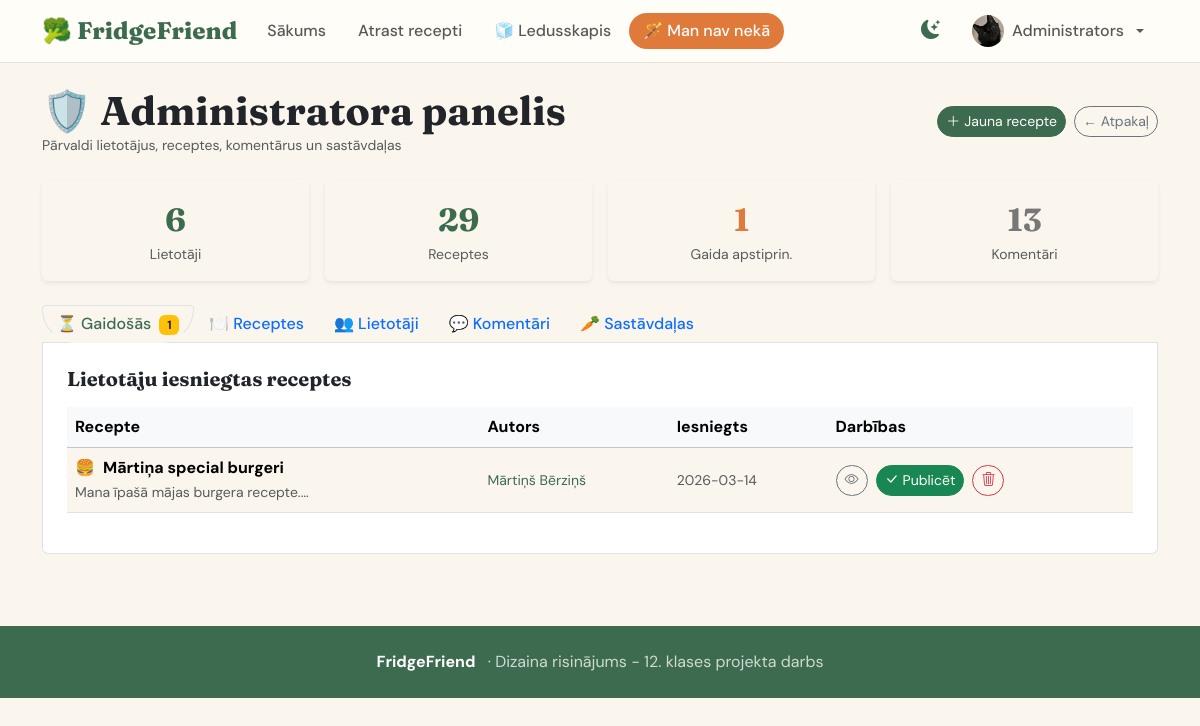
The page /admin (signed in) on the database its author committed.
### tables this page shows
CREATE TABLE users (
            id            INTEGER PRIMARY KEY AUTOINCREMENT,
            username      TEXT    UNIQUE NOT NULL,
            email         TEXT    UNIQUE NOT NULL,
            password_hash TEXT    NOT NULL,
            display_name  TEXT,
            bio           TEXT,
            profile_pic   TEXT,
            is_admin      INTEGER DEFAULT 0,
            created_at    TEXT    DEFAULT CURRENT_TIMESTAMP
        );

CREATE TABLE recipes (
            id           INTEGER PRIMARY KEY AUTOINCREMENT,
            name         TEXT    NOT NULL,
            emoji        TEXT    DEFAULT "🍽️",
            time_minutes INTEGER DEFAULT 15,
            cost_eur     REAL    DEFAULT 1.0,
            difficulty   TEXT    DEFAULT "Viegli",
            serves       TEXT    DEFAULT "1 porcija",
            tip          TEXT,
            description  TEXT,
            created_by   INTEGER,
            is_official  INTEGER DEFAULT 1,
            is_public    INTEGER DEFAULT 1,
            created_at   TEXT    DEFAULT CURRENT_TIMESTAMP,
            FOREIGN KEY(created_by) REFERENCES users(id) ON DELETE SET NULL
        );

### app.py (the view)
@app.route('/admin')
@admin_required
def admin_index():
    return render_template('admin/index.html',
        all_users=users.get_all(), pending=recipes.get_pending_review(),
        all_recipes=recipes.get_all_public(), all_comments=comments.get_all(),
        all_ings=ings.get_all())

### app.py (called while the page is built)
def get_current_user():
    if 'user_id' in session:
        return users.get_by_id(session['user_id'])
    return None

def admin_required(f):
    @wraps(f)
    def decorated(*args, **kwargs):
        user = get_current_user()
        if not user or not user['is_admin']:
            flash('Nav administratora piekļuves tiesību.', 'danger')
            return redirect(url_for('sakums'))
        return f(*args, **kwargs)
    return decorated

@app.context_processor
def inject_user():
    return dict(current_user=get_current_user())

### models.py (called while the page is built)
    def connect(self):
        conn = sqlite3.connect(self.path)
        conn.row_factory = sqlite3.Row
        conn.execute("PRAGMA foreign_keys = ON")
        return conn

    def fetchone(self, sql, params=()):
        conn = self.connect()
        try:
            return conn.execute(sql, params).fetchone()
        finally:
            conn.close()

    def fetchall(self, sql, params=()):
        conn = self.connect()
        try:
            return conn.execute(sql, params).fetchall()
        finally:
            conn.close()

    def get_by_id(self, uid):
        return self.db.fetchone("SELECT * FROM users WHERE id=?", (uid,))

    def get_all(self):
        return self.db.fetchall("SELECT * FROM users ORDER BY created_at DESC")

    def get_all_public(self):
        return self.db.fetchall(
            """SELECT r.*,
                      (SELECT COUNT(*) FROM recipe_likes WHERE recipe_id=r.id) as like_count
               FROM recipes r WHERE r.is_public=1 AND r.is_official=1
               ORDER BY like_count DESC"""
        )

    def get_pending_review(self):
        return self.db.fetchall(
            """SELECT r.*, u.username as creator_username, u.display_name as creator_display
               FROM recipes r JOIN users u ON r.created_by=u.id
               WHERE r.is_official=0
               ORDER BY r.created_at DESC"""
        )

    def get_all(self):
        return self.db.fetchall(
            """SELECT c.*, u.username, r.name as recipe_name
               FROM comments c
               LEFT JOIN users u ON c.user_id=u.id
               LEFT JOIN recipes r ON c.recipe_id=r.id
               ORDER BY c.created_at DESC"""
        )

    def get_all(self):
        return self.db.fetchall("SELECT * FROM ingredients ORDER BY category, name")

### templates/admin/index.html (shortened to what this page needs)
{% extends "base.html" %}
{% block content %}
<div class="container-xl py-4">
  <div class="d-flex align-items-center gap-3 mb-4 flex-wrap">
    <div>
      <h1 class="ff-display fw-bold mb-0">🛡️ Administratora panelis</h1>
      <p class="text-muted small mb-0">Pārvaldi lietotājus, receptes, komentārus un sastāvdaļas</p>
    </div>
    <div class="ms-auto d-flex gap-2">
      <a href="{{ url_for('admin_jauna_recepte') }}" class="btn btn-primary btn-sm btn-pill"><i class="bi bi-plus-lg me-1"></i>Jauna recepte</a>
      <a href="{{ url_for('sakums') }}" class="btn btn-outline-secondary btn-sm btn-pill">← Atpakaļ</a>
    </div>
  </div>
  <div class="row g-3 mb-4">
    <div class="col-6 col-md-3"><div class="card border-0 shadow-sm text-center p-3"><div class="ff-display fw-bold ff-green-text" style="font-size:2rem">{{ all_users|length }}</div><div class="small text-muted">Lietotāji</div></div></div>
    <div class="col-6 col-md-3"><div class="card border-0 shadow-sm text-center p-3"><div class="ff-display fw-bold ff-green-text" style="font-size:2rem">{{ all_recipes|length }}</div><div class="small text-muted">Receptes</div></div></div>
    <div class="col-6 col-md-3"><div class="card border-0 shadow-sm text-center p-3"><div class="ff-display fw-bold ff-orange-text" style="font-size:2rem">{{ pending|length }}</div><div class="small text-muted">Gaida apstiprin.</div></div></div>
    <div class="col-6 col-md-3"><div class="card border-0 shadow-sm text-center p-3"><div class="ff-display fw-bold" style="font-size:2rem;color:#777">{{ all_comments|length }}</div><div class="small text-muted">Komentāri</div></div></div>
  </div>
  <ul class="nav nav-tabs" id="adminTabs">
    <li class="nav-item"><a class="nav-link active" data-bs-toggle="tab" href="#pending">⏳ Gaidošās <span class="badge bg-warning text-dark ms-1">{{ pending|length }}</span></a></li>
    <li class="nav-item"><a class="nav-link" data-bs-toggle="tab" href="#recipes">🍽️ Receptes</a></li>
    <li class="nav-item"><a class="nav-link" data-bs-toggle="tab" href="#users">👥 Lietotāji</a></li>
    <li class="nav-item"><a class="nav-link" data-bs-toggle="tab" href="#comments">💬 Komentāri</a></li>
    <li class="nav-item"><a class="nav-link" data-bs-toggle="tab" href="#ingredients">🥕 Sastāvdaļas</a></li>
  </ul>
  <div class="tab-content border border-top-0 rounded-bottom p-4 bg-body">
    <div class="tab-pane fade show active" id="pending">
      <h5 class="ff-display fw-bold mb-3">Lietotāju iesniegtas receptes</h5>
      {% if not pending %}<p class="text-muted fst-italic">Nav gaidošu recepšu. 🎉</p>
      {% else %}
      <div class="table-responsive"><table class="table table-hover align-middle table-admin">
        <thead class="table-light"><tr><th>Recepte</th><th>Autors</th><th>Iesniegts</th><th>Darbības</th></tr></thead>
        <tbody>{% for r in pending %}<tr>
          <td><span class="me-2">{{ r.emoji }}</span><strong>{{ r.name }}</strong><br><span class="text-muted small">{{ (r.description or '')[:60] }}…</span></td>
          <td><a href="{{ url_for('publiskais_profils', username=r.creator_username) }}" class="text-decoration-none ff-green-text small">{{ r.creator_display or r.creator_username }}</a></td>
          <td class="small text-muted">{{ (r.created_at or '')[:10] }}</td>
          <td><div class="d-flex gap-2 flex-wrap">
            <a href="{{ url_for('recepte', recipe_id=r.id) }}" class="btn btn-outline-secondary btn-sm btn-pill" target="_blank"><i class="bi bi-eye"></i></a>
            <form method="POST" action="{{ url_for('admin_publicet', recipe_id=r.id) }}" class="m-0"><button type="submit" class="btn btn-success btn-sm btn-pill"><i class="bi bi-check-lg me-1"></i>Publicēt</button></form>
            <form method="POST" action="{{ url_for('admin_dzest_recepti', recipe_id=r.id) }}" class="m-0"><button type="submit" class="btn btn-outline-danger btn-sm btn-pill" onclick="return confirm('Dzest?')"><i class="bi bi-trash3"></i></button></form>
          </div></td>
        </tr>{% endfor %}</tbody>
      </table></div>{% endif %}
    </div>
  </div>
</div>
{% endblock %}

### templates/base.html (shortened to what this page needs)
<!DOCTYPE html>
<html lang="lv" data-bs-theme="light">
<head>
  <link href="https://cdn.jsdelivr.net/npm/bootstrap@5.3.3/dist/css/bootstrap.min.css" rel="stylesheet">
  <link href="https://cdn.jsdelivr.net/npm/bootstrap-icons@1.11.3/font/bootstrap-icons.min.css" rel="stylesheet">
  <link rel="stylesheet" href="{{ url_for('static', filename='style.css') }}">
</head>
<body class="page-fade">
<nav class="navbar navbar-expand-lg sticky-top">
  <div class="container-xl">
    <a class="navbar-brand" href="{{ url_for('sakums') }}">🥦 FridgeFriend</a>
    <div class="collapse navbar-collapse" id="navMenu">
      <ul class="navbar-nav me-auto gap-1">
        <li class="nav-item">
          <a class="nav-link {% if request.endpoint=='sakums' %}active{% endif %}" href="{{ url_for('sakums') }}">Sākums</a>
        </li>
        <li class="nav-item">
          <a class="nav-link {% if request.endpoint in ['sastavdalas','receptes','recepte'] %}active{% endif %}" href="{{ url_for('sastavdalas') }}">Atrast recepti</a>
        </li>
        <li class="nav-item">
          <a class="nav-link {% if request.endpoint=='mans_ledusskapis' %}active{% endif %}" href="{{ url_for('mans_ledusskapis') }}">🧊 Ledusskapis</a>
        </li>
        <li class="nav-item">
          <a class="nav-link btn-orange {% if request.endpoint=='mann_nav' %}active{% endif %}" href="{{ url_for('mann_nav') }}">🪄 Man nav nekā</a>
        </li>
      </ul>
      <ul class="navbar-nav align-items-center gap-2">
        <li class="nav-item">
          <button id="darkToggle" title="Tumšais/gaišais režīms">
            <i class="bi bi-moon-stars-fill" id="darkIcon"></i>
          </button>
        </li>
        {% if current_user %}
        <li class="nav-item dropdown">
          <a class="nav-link dropdown-toggle d-flex align-items-center gap-2" href="#" data-bs-toggle="dropdown">
            <div class="nav-avatar">
              {% if current_user.profile_pic %}
                <img src="{{ url_for('static', filename='uploads/avatars/' + current_user.profile_pic) }}" alt="">
              {% else %}
                {{ (current_user.display_name or current_user.username)[0].upper() }}
              {% endif %}
            </div>
            <span class="d-none d-lg-inline">{{ current_user.display_name or current_user.username }}</span>
          </a>
        </li>
        {% else %}
        <li class="nav-item"><a class="nav-link" href="{{ url_for('login') }}">Pieslēgties</a></li>
        <li class="nav-item"><a class="btn btn-primary btn-sm btn-pill px-3" href="{{ url_for('register') }}">Reģistrēties</a></li>
        {% endif %}
      </ul>
    </div>
  </div>
</nav>
{% block content %}{% endblock %}
<footer class="py-4 mt-5">
  <div class="container-xl text-center">
    <strong class="text-white">FridgeFriend</strong>
    <span class="ms-2">·  Dizaina risinājums - 12. klases projekta darbs </span>
  </div>
</footer>
</body>
</html>

### static/style.css (style rules this page uses)
:root { --ff-green: #3D6B4F; --ff-green-light: #5A8C6A; --ff-green-pale: #E8F0EB; --ff-orange: #E07A3A; --ff-orange-pale: #FEF0E6; --ff-cream: #FAF6EE; --ff-border: #E8E0D5; --bs-primary: #3D6B4F; --bs-primary-rgb: 61,107,79; --bs-body-font-family: 'DM Sans', sans-serif; --bs-body-bg: #FAF6EE; }
.ff-display { font-family: 'Fraunces', serif; }
.navbar-brand { font-family: 'Fraunces', serif; font-size: 1.5rem; font-weight: 800; color: var(--ff-green) !important; }
.navbar { background: #fffdf7; border-bottom: 1.5px solid var(--ff-border); }
.nav-link { font-weight: 500; border-radius: 50px; padding: 6px 14px !important; transition: all .15s; }
.nav-link:hover, .nav-link.active { background: var(--ff-green-pale); color: var(--ff-green) !important; }
.nav-link.btn-orange { background: var(--ff-orange); color: #fff !important; border-radius: 50px; }
.btn-primary { background: var(--ff-green); border-color: var(--ff-green); }
.btn-orange { background: var(--ff-orange); border-color: var(--ff-orange); color: #fff; }
.btn-pill { border-radius: 50px !important; }
#darkToggle { cursor: pointer; font-size: 1.2rem; background: none; border: none; color: var(--ff-green); padding: 6px 10px; border-radius: 50px; }
.ff-green-text { color: var(--ff-green) !important; }
.ff-orange-text { color: var(--ff-orange) !important; }
footer { background: var(--ff-green); color: rgba(255,255,255,.75); }
.page-fade { animation: pageFade .3s ease; }
.table-admin td, .table-admin th { vertical-align: middle; }
.nav-avatar { width: 32px; height: 32px; border-radius: 50%; background: var(--ff-green); color: #fff; font-weight: 700; font-size: .8rem; display: inline-flex; align-items: center; justify-content: center; overflow: hidden; }
.nav-avatar img { width: 100%; height: 100%; object-fit: cover; }

### rows shown on the page
users: profile_pic (picture), display_name "Administrators"
recipes: emoji "🍔", name "Mārtiņa special burgeri", description "Mana īpašā mājas burgera recepte.", display_name "Mārtiņš Bērziņš", created_at "2026-03-14"

### other values the page prints
{{ all_users|length }} "6"
{{ all_recipes|length }} "29"
{{ pending|length }} "1"
{{ all_comments|length }} "13"
